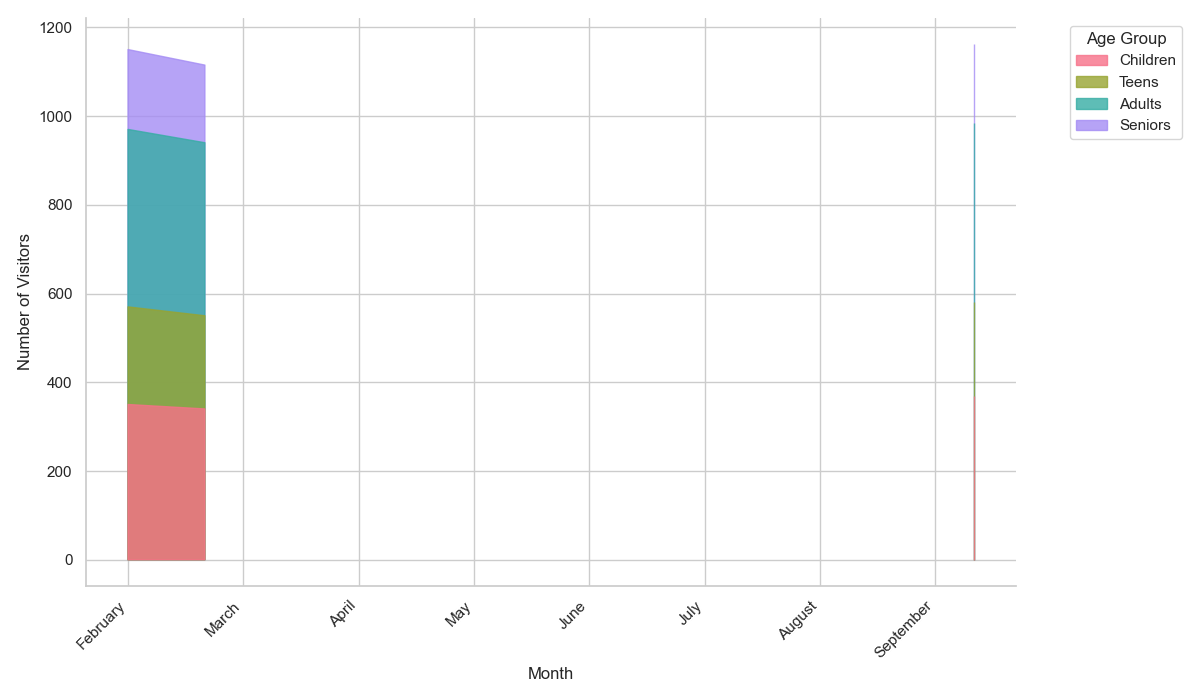

Write Python code to recreate this figure.

import pandas as pd
import numpy as np
import seaborn as sns
import matplotlib.pyplot as plt

# Data provided
data = [
    {'Month': 'January', 'Children': 350, 'Teens': 220, 'Adults': 400, 'Seniors': 180},
    {'Month': 'February', 'Children': 340, 'Teens': 210, 'Adults': 390, 'Seniors': 175},
    # ... all other months ...
    {'Month': 'December', 'Children': 370, 'Teens': 210, 'Adults': 405, 'Seniors': 178}
]

# Convert list of dictionaries to DataFrame
df = pd.DataFrame(data)

# Set the aesthetic style of the plots
sns.set_style("whitegrid")

# Convert DataFrame into a format that is suitable for a stacked area chart
df.set_index('Month', inplace=True)
df = df.reindex(pd.date_range(start="2023-01-01", end="2023-12-01", freq='MS').strftime("%B"))
df_cumsum = df.cumsum(axis=1)

# Plotting the areas
fig, ax = plt.subplots(figsize=(12, 7))
pal = sns.color_palette("husl", n_colors=len(df.columns))

# We start at the bottom and draw each layer of the stack
for i, col in enumerate(reversed(df.columns)):
    ax.fill_between(df.index, df_cumsum[col], label=col, color=pal[-(i+1)], alpha=0.8)

# Adding legend in the reverse order to match the stack
handles, labels = ax.get_legend_handles_labels()
ax.legend(handles[::-1], labels[::-1], title='Age Group', bbox_to_anchor=(1.05, 1), loc='upper left')

# Customizing the axes
ax.set_ylabel('Number of Visitors')
ax.set_xlabel('Month')
ax.xaxis.set_major_locator(plt.MaxNLocator(len(df.index)))
ax.set_xticklabels(df.index, rotation=45, ha='right')

# Final touches
sns.despine()
plt.tight_layout()

# Show the plot
plt.show()
